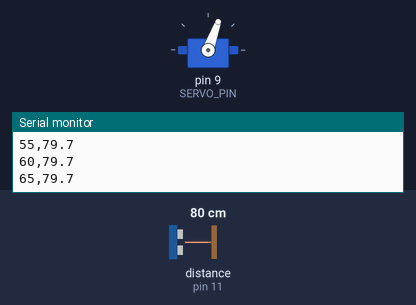
A sketch run on a simulated Arduino Mega 2560, built with avr-gcc and run on an emulated ATmega2560. Shown: servo, the last lines printed to the serial monitor. Wiring (inferred from the names in the program): ultrasonic range finder: trigger pin 10; echo pin 11. Inputs (shaded band) come from the test bench; at power-on: distance to the obstacle (sensor on pin 11) 80 cm. The echo pulse lasts 58.3 µs per cm.

Above: at 4.94 s.
5.3 s: distance to the obstacle (sensor on pin 11) set to 2 cm
At 6.04 s:
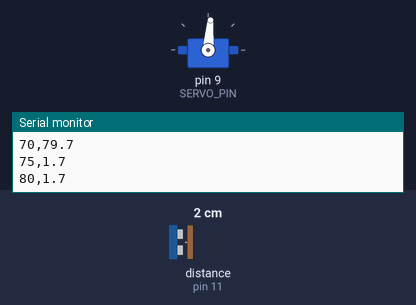
8.3 s: distance to the obstacle (sensor on pin 11) set to 4 cm
At 8.58 s:
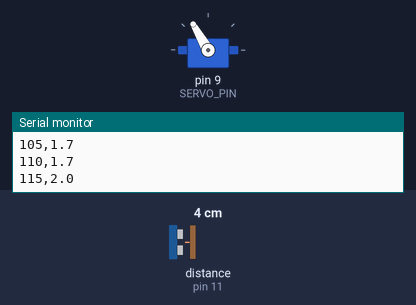
Timing chart, 0 to 20.3 s (numbered marks = the images above; inputs shaded):
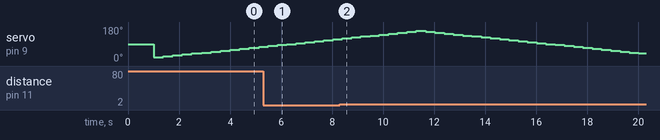

Measured:
- by itself, servo on pin 9 (SERVO_PIN): rises from 115° to 160° in 2.9 s, then falls to 40° in 8.7 s

The sketch:

arduino_radar.ino
```cpp
#include <Servo.h>

// Arduino MEGA 2560 pin configuration
const int SERVO_PIN = 9;
const int TRIG_PIN = 10;
const int ECHO_PIN = 11;

Servo radarServo;

// Measure distance in centimeters
float readDistance() {
  digitalWrite(TRIG_PIN, LOW);
  delayMicroseconds(2);

  digitalWrite(TRIG_PIN, HIGH);
  delayMicroseconds(10);
  digitalWrite(TRIG_PIN, LOW);

  unsigned long duration =
    pulseIn(ECHO_PIN, HIGH, 30000UL);

  // Return -1 if no echo is detected
  if (duration == 0) {
    return -1;
  }

  // Distance = (time x speed of sound) / 2
  return duration * 0.0343 / 2.0;
}

// Take three measurements and filter noise
float filteredDistance() {
  float readings[3];
  int count = 0;

  for (int i = 0; i < 3; i++) {
    float distance = readDistance();

    if (distance > 0) {
      readings[count++] = distance;
    }

    delay(60);
  }

  // No valid readings
  if (count == 0) {
    return -1;
  }

  // Sort valid readings in ascending order
  for (int i = 0; i < count - 1; i++) {
    for (int j = i + 1; j < count; j++) {
      if (readings[i] > readings[j]) {
        float temp = readings[i];
        readings[i] = readings[j];
        readings[j] = temp;
      }
    }
  }

  // Return median for odd count
  if (count % 2 == 1) {
    return readings[count / 2];
  }

  // Average middle values for even count
  return (readings[count / 2 - 1]
        + readings[count / 2]) / 2.0;
}

// Rotate servo and measure distance
void scanAt(int angle) {
  radarServo.write(angle);

  // Allow servo to reach position
  delay(180);

  float distance = filteredDistance();

  // Send angle,distance to Processing
  Serial.print(angle);
  Serial.print(",");
  Serial.println(distance, 1);
}

void setup() {
  Serial.begin(9600);

  pinMode(TRIG_PIN, OUTPUT);
  pinMode(ECHO_PIN, INPUT);

  radarServo.attach(SERVO_PIN);
  radarServo.write(90);

  delay(1000);
}

void loop() {

  // Scan from 20 to 160 degrees
  for (int angle = 20; angle <= 160; angle += 5) {
    scanAt(angle);
  }

  // Scan backward from 155 to 25 degrees
  for (int angle = 155; angle >= 25; angle -= 5) {
    scanAt(angle);
  }
}
```
